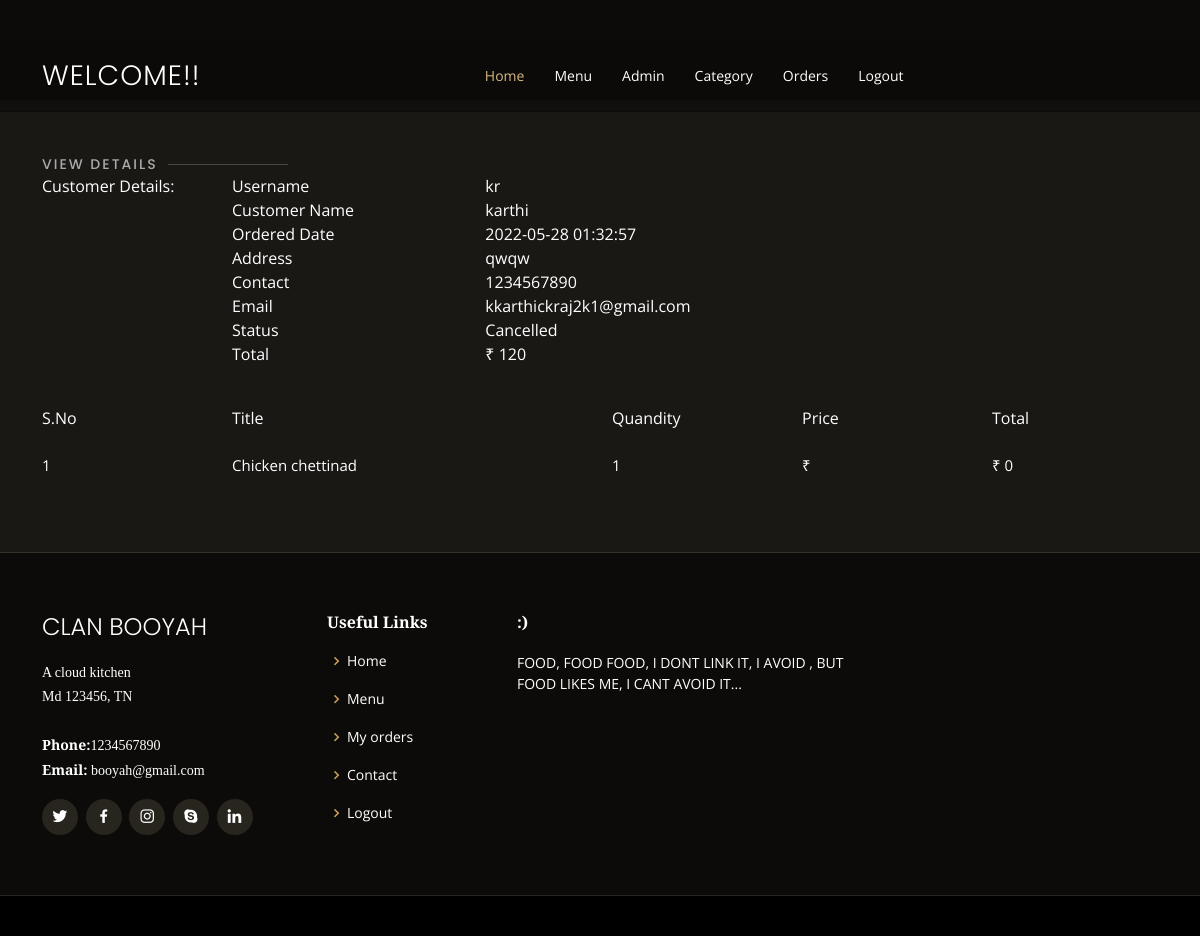
The app's page /vieworders.php?id=2 (signed in), older data.
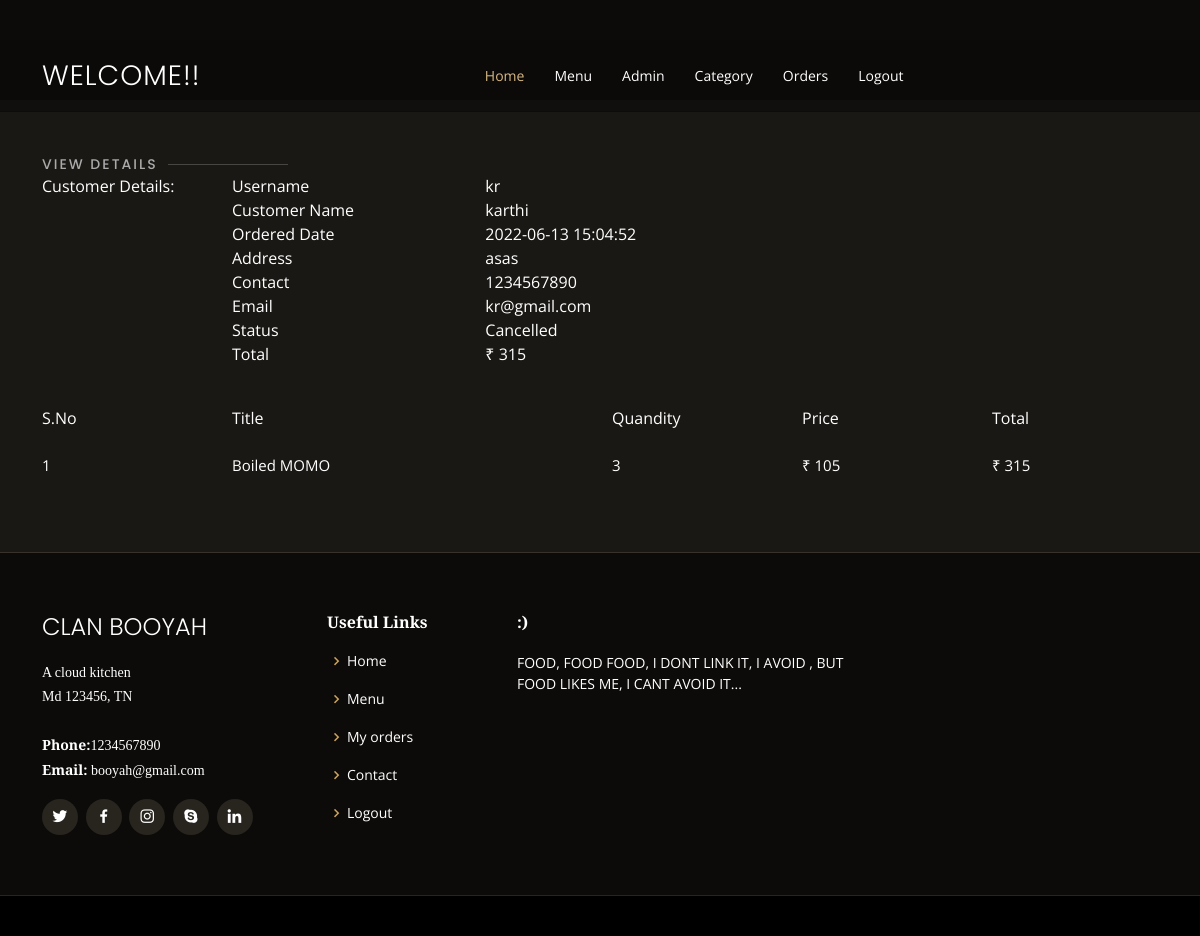
The same page, newer data.
### tables this page shows
CREATE TABLE `myorders` (
  `id` int(10) NOT NULL,
  `total` float DEFAULT NULL,
  `order_date` timestamp NOT NULL DEFAULT current_timestamp() ON UPDATE current_timestamp(),
  `status` int(11) DEFAULT NULL,
  `customer_id` int(11) DEFAULT NULL,
  `customer_name` varchar(255) NOT NULL,
  `customer_contact` varchar(20) NOT NULL,
  `customer_email` varchar(150) NOT NULL,
  `customer_address` varchar(255) NOT NULL,
  `cancel_reason` varchar(255) DEFAULT NULL
);

CREATE TABLE `food` (
  `id` int(10) UNSIGNED NOT NULL,
  `title` varchar(100) NOT NULL,
  `description` text NOT NULL,
  `price` decimal(10,0) NOT NULL,
  `image_name` varchar(255) NOT NULL,
  `category_id` int(10) UNSIGNED NOT NULL,
  `featured` varchar(10) NOT NULL,
  `active` varchar(10) NOT NULL,
  `created_by` int(11) DEFAULT NULL,
  `updated_by` int(11) DEFAULT NULL
);

CREATE TABLE `orders` (
  `id` int(20) NOT NULL,
  `order_id` int(11) DEFAULT NULL,
  `food_id` varchar(40) DEFAULT NULL,
  `quandity` varchar(40) DEFAULT NULL,
  `priceperqty` varchar(50) DEFAULT NULL
);

### vieworders.php (the view, shortened to what the changed rows need)
<?php
include('header.php');
if(isset($_GET['id'])){
    $id=$_GET['id'];
    $sql="SELECT myorders.total as total, myorders.order_date as date, myorders.status as status, myorders.customer_name as customer_name, myorders.customer_contact as contact, myorders.customer_email as email, myorders.customer_address as address, orders.quandity as quandity, food.title as title, orders.priceperqty as price, admin.name as username FROM `myorders` inner join orders on orders.order_id=myorders.id INNER JOIN food on food.id =orders.food_id INNER JOIN admin on admin.id = myorders.customer_id WHERE myorders.id = '$id'";
    $res=mysqli_query($conn,$sql);
    $sql2="SELECT myorders.total as total, myorders.order_date as date, myorders.status as status, myorders.customer_name as customer_name, myorders.customer_contact as contact, myorders.customer_email as email, myorders.customer_address as address, orders.quandity as quandity, food.title as title, orders.priceperqty as price, admin.name as username FROM `myorders` inner join orders on orders.order_id=myorders.id INNER JOIN food on food.id =orders.food_id INNER JOIN admin on admin.id = myorders.customer_id WHERE myorders.id = '$id'";
    $res2=mysqli_query($conn,$sql2);
            $row= mysqli_fetch_assoc($res);
            $status = '';
              if($row['status']==0){
                $status="Ordered";
              }elseif($row['status']==1){
                $status="On Delivery";
              }elseif($row['status']==2){
                $status="Delivered";
              }elseif($row['status']==3){
                $status="Cancelled";
              }
}else{
    header('location:manage-orders.php');
}
?>
<section id="menu" class="menu section-bg mtop">
      <div class="container" data-aos="fade-up">
    <div class="section-title">
          <h2>View Details</h2>
          <div class="row">
              <div class="col-lg-8">
                  <div class="row">
                      <div class="col-lg-4">
                          Username
                      </div>
                      <div class="col-lg-8">
                      <?php
                      echo $row['username'];
                      ?>
                      </div>
                      <div class="col-lg-4">
                      Customer Name
                      </div>
                      <div class="col-lg-8">
                      <?php
                      echo $row['customer_name'];
                      ?>
                      </div>
                      <div class="col-lg-4">
                          Ordered Date
                      </div>
                      <div class="col-lg-8">
                      <?php
                      echo $row['date'];
                      ?>
                      </div>
                      <div class="col-lg-4">
                          Address
                      </div>
                      <div class="col-lg-8">
                      <?php
                      echo $row['address'];
                      ?>
                      </div>
                      <div class="col-lg-4">
                          Contact
                      </div>
                      <div class="col-lg-8">
                      <?php
                      echo $row['contact'];
                      ?>
                      </div>
                      <div class="col-lg-4">
                      Email
                      </div>
                      <div class="col-lg-8">
                      <?php
                      echo $row['email'];
                      ?>
                      </div>
                      <div class="col-lg-4">
                      Status
                      </div>
                      <div class="col-lg-8">
                      <?php
                      echo $status;
                      ?>
                      </div>
                      <div class="col-lg-4">
                      Total
                      </div>
                      <div class="col-lg-8">
                      ₹
                      <?php
                      echo $row['total'];
                      ?>
                      </div>
                  </div>
              </div>
          </div>
        </div>
        <div data-aos="fade-up" data-aos-delay="200">
            <?php
    $sn=1;
          while($row1=mysqli_fetch_assoc($res2))
          {
              ?>
              <div class="row admintablefont">
                <div class="col-lg-2"><?php echo $sn++ ;?></div>
                <div class="col-lg-4"><?php echo $row1['title']; ?></div>
                <div class="col-lg-2"><?php echo $row1['quandity']; ?></div>
                <div class="col-lg-2">₹ <?php echo $row1['price']; ?></div>
                <div class="col-lg-2">₹ <?php echo $row1['quandity']*$row1['price']; ?></div>
              </div>
              <?php
          }
?>
        </div>
      </div>
    </section>

Row changes from the older to the newer data that the page shows:
changed myorders "karthi": order_date "2022-05-28 01:32:57" → "2022-06-13 15:04:52"; customer_address "qwqw" → "asas"; customer_email "kkarthickraj2k1@gmail.com" → "kr@gmail.com"; total "120" → "315"; food.title "Chicken chettinad" → "Boiled MOMO"; orders.quandity "1" → "3"; orders.priceperqty (not shown) → "105"; orders.quandity+priceperqty "0" → "315"
